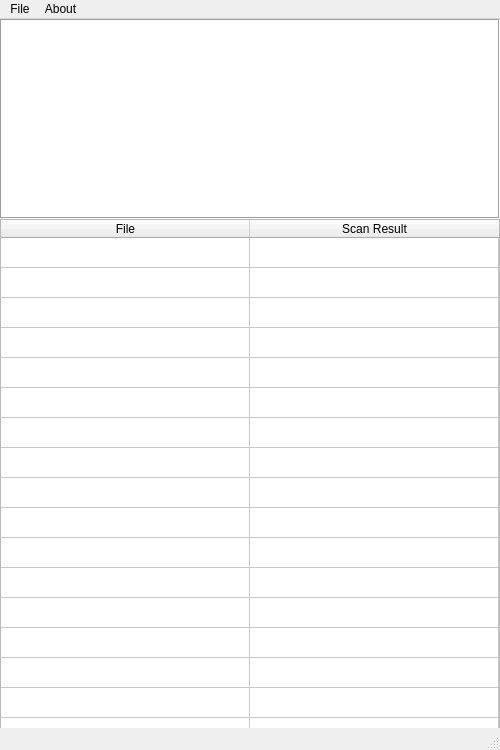
<?xml version="1.0" encoding="UTF-8"?>
<ui version="4.0">
 <class>MainWindow</class>
 <widget class="QMainWindow" name="MainWindow">
  <property name="geometry">
   <rect>
    <x>0</x>
    <y>0</y>
    <width>500</width>
    <height>750</height>
   </rect>
  </property>
  <property name="sizePolicy">
   <sizepolicy hsizetype="Fixed" vsizetype="Fixed">
    <horstretch>0</horstretch>
    <verstretch>0</verstretch>
   </sizepolicy>
  </property>
  <property name="minimumSize">
   <size>
    <width>500</width>
    <height>750</height>
   </size>
  </property>
  <property name="maximumSize">
   <size>
    <width>500</width>
    <height>750</height>
   </size>
  </property>
  <property name="windowTitle">
   <string>MainWindow</string>
  </property>
  <property name="windowIcon">
   <iconset>
    <normalon>bug.png</normalon>
   </iconset>
  </property>
  <widget class="QWidget" name="centralwidget">
   <widget class="QTextBrowser" name="textBrowser">
    <property name="enabled">
     <bool>true</bool>
    </property>
    <property name="geometry">
     <rect>
      <x>0</x>
      <y>0</y>
      <width>500</width>
      <height>200</height>
     </rect>
    </property>
    <property name="sizePolicy">
     <sizepolicy hsizetype="Fixed" vsizetype="Fixed">
      <horstretch>0</horstretch>
      <verstretch>0</verstretch>
     </sizepolicy>
    </property>
    <property name="cursor" stdset="0">
     <cursorShape>IBeamCursor</cursorShape>
    </property>
    <property name="mouseTracking">
     <bool>true</bool>
    </property>
    <property name="styleSheet">
     <string notr="true">font-style: &quot;Consolas&quot;;</string>
    </property>
    <property name="frameShape">
     <enum>QFrame::Box</enum>
    </property>
    <property name="horizontalScrollBarPolicy">
     <enum>Qt::ScrollBarAlwaysOff</enum>
    </property>
   </widget>
   <widget class="QTableWidget" name="tableWidget">
    <property name="geometry">
     <rect>
      <x>0</x>
      <y>200</y>
      <width>500</width>
      <height>550</height>
     </rect>
    </property>
    <property name="sizePolicy">
     <sizepolicy hsizetype="Fixed" vsizetype="Fixed">
      <horstretch>0</horstretch>
      <verstretch>0</verstretch>
     </sizepolicy>
    </property>
    <property name="cursor" stdset="0">
     <cursorShape>IBeamCursor</cursorShape>
    </property>
    <property name="mouseTracking">
     <bool>false</bool>
    </property>
    <property name="horizontalScrollBarPolicy">
     <enum>Qt::ScrollBarAlwaysOff</enum>
    </property>
    <property name="selectionBehavior">
     <enum>QAbstractItemView::SelectItems</enum>
    </property>
    <property name="showGrid">
     <bool>true</bool>
    </property>
    <property name="wordWrap">
     <bool>false</bool>
    </property>
    <property name="cornerButtonEnabled">
     <bool>false</bool>
    </property>
    <property name="rowCount">
     <number>17</number>
    </property>
    <property name="columnCount">
     <number>2</number>
    </property>
    <attribute name="horizontalHeaderVisible">
     <bool>true</bool>
    </attribute>
    <attribute name="horizontalHeaderDefaultSectionSize">
     <number>249</number>
    </attribute>
    <attribute name="horizontalHeaderHighlightSections">
     <bool>true</bool>
    </attribute>
    <attribute name="horizontalHeaderStretchLastSection">
     <bool>true</bool>
    </attribute>
    <attribute name="verticalHeaderVisible">
     <bool>false</bool>
    </attribute>
    <attribute name="verticalHeaderHighlightSections">
     <bool>false</bool>
    </attribute>
    <attribute name="verticalHeaderMinimumSectionSize">
     <number>30</number>
    </attribute>
    <attribute name="verticalHeaderStretchLastSection">
     <bool>true</bool>
    </attribute>
    <row/>
    <row/>
    <row/>
    <row/>
    <row/>
    <row/>
    <row/>
    <row/>
    <row/>
    <row/>
    <row/>
    <row/>
    <row/>
    <row/>
    <row/>
    <row/>
    <row/>
    <column>
     <property name="text">
      <string>File</string>
     </property>
    </column>
    <column>
     <property name="text">
      <string>Scan Result</string>
     </property>
    </column>
   </widget>
  </widget>
  <widget class="QMenuBar" name="menubar">
   <property name="geometry">
    <rect>
     <x>0</x>
     <y>0</y>
     <width>500</width>
     <height>21</height>
    </rect>
   </property>
   <widget class="QMenu" name="menuFile">
    <property name="title">
     <string>File</string>
    </property>
    <addaction name="actionOpen"/>
    <addaction name="actionInsert_API_Key"/>
    <addaction name="actionQuit"/>
   </widget>
   <widget class="QMenu" name="menuAbout">
    <property name="title">
     <string>About</string>
    </property>
   </widget>
   <addaction name="menuFile"/>
   <addaction name="menuAbout"/>
  </widget>
  <widget class="QStatusBar" name="statusbar"/>
  <action name="actionOpen">
   <property name="text">
    <string>Open</string>
   </property>
   <property name="shortcut">
    <string>Ctrl+O</string>
   </property>
  </action>
  <action name="actionInsert_API_Key">
   <property name="text">
    <string>Insert API Key</string>
   </property>
   <property name="shortcut">
    <string>Ctrl+I</string>
   </property>
  </action>
  <action name="actionQuit">
   <property name="text">
    <string>Quit</string>
   </property>
   <property name="shortcut">
    <string>Ctrl+Q</string>
   </property>
  </action>
 </widget>
 <resources/>
 <connections/>
</ui>
